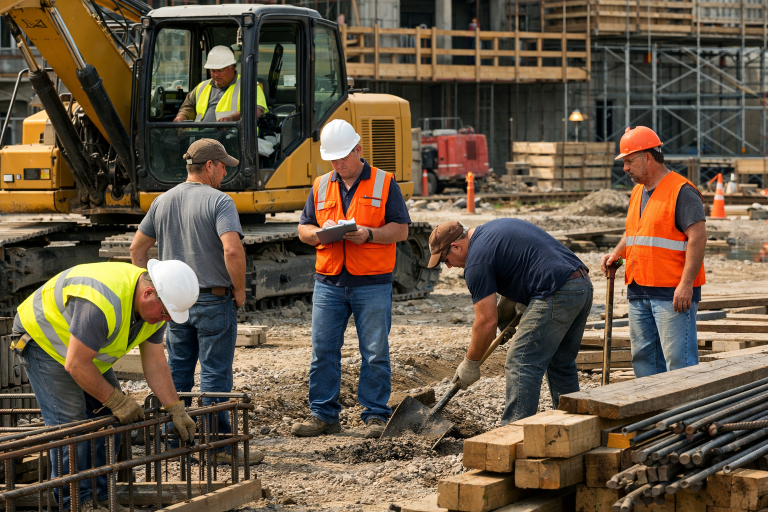
#> input picture M1/S2/Cryptography/TP/AES/HandCamera.png, 1536 x 1024 px, found by its file name (shown at 1/2 size)
$ python Code.py
#> lines starting #> are read from the running program, lines starting #| are printed output that depends on the picture; after the words box and inside, x2 and y2 are one past the last pixel; in counts of white or black regions, pixels touching at a corner belong together
#---------------Phase 1: Pre‑processing (Filtrage & Niveau de Gris)-----------------
#---------------Phase 1: Pre‑processing (Filtrage & Niveau de Gris)-----------------
import cv2
import numpy as np
import matplotlib.pyplot as plt

# Load the image (replace with your own image file)
img_bgr = cv2.imread('Images/HandCamera.png')
#> img_bgr is the input picture: shape (1024, 1536, 3); mean B, G, R 67.2, 86.6, 102.5
img_rgb = cv2.cvtColor(img_bgr, cv2.COLOR_BGR2RGB)   # for correct display with matplotlib

# Convert to grayscale (Haar cascade needs grayscale)
gray = cv2.cvtColor(img_bgr, cv2.COLOR_BGR2GRAY)
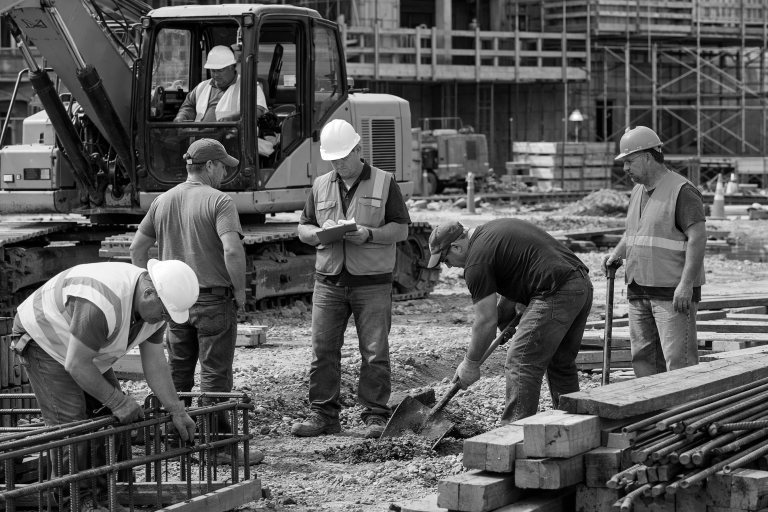
#> gray: shape (1024, 1536) (shown at 1/2 size); min 0, max 255, mean 89.1

# Apply Gaussian blur to smooth out noise (filtre passe‑bas)
blurred = cv2.GaussianBlur(gray, (5, 5), 0)

# Show the results
plt.figure(figsize=(12,4))
plt.subplot(1,3,1); plt.imshow(img_rgb); plt.title('Original Image'); plt.axis('off')
plt.subplot(1,3,2); plt.imshow(gray, cmap='gray'); plt.title('Grayscale'); plt.axis('off')
plt.subplot(1,3,3); plt.imshow(blurred, cmap='gray'); plt.title('After Gaussian Blur'); plt.axis('off')
plt.tight_layout()
plt.show()
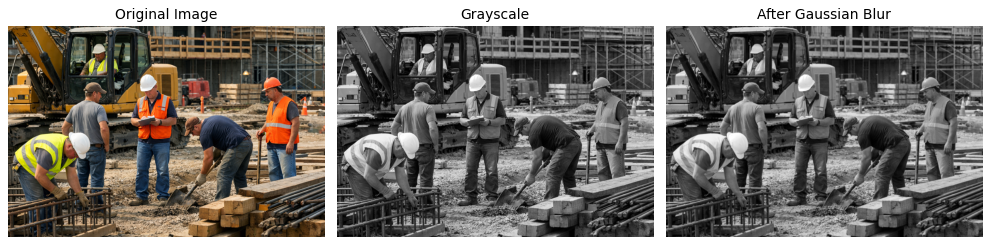
#> figure drawn by matplotlib, 3 panels

#---------------Phase 2: Person Detection with Haar Cascade (Pre‑trained ML)-----------------
#---------------Phase 2: Person Detection with Haar Cascade (Pre‑trained ML)-----------------

# Load the pre‑trained Haar cascade for full body
body_cascade = cv2.CascadeClassifier(cv2.data.haarcascades + 'haarcascade_fullbody.xml')

# Detect people in the grayscale image (less blurring preserves more features)
# Parameters: scaleFactor, minNeighbors, minSize can be adjusted
boxes = body_cascade.detectMultiScale(gray, scaleFactor=1.05, minNeighbors=3, minSize=(40, 80), flags=cv2.CASCADE_SCALE_IMAGE)
#> boxes = [[664, 346, 47, 94], [321, 798, 97, 194]]

# Draw bounding boxes on a copy of the original colour image
img_with_boxes = img_rgb.copy()
for (x, y, w, h) in boxes:
    cv2.rectangle(img_with_boxes, (x, y), (x+w, y+h), (255, 0, 0), 2)  # blue boxes
#> this loop made 2 passes
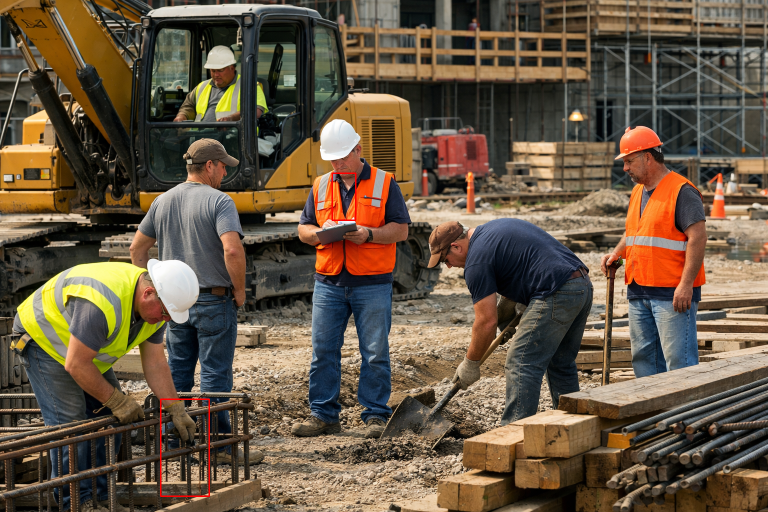
#> img_with_boxes: shape (1024, 1536, 3) (shown at 1/2 size); mean R, G, B 102.7, 86.5, 67.1

# Show the result
plt.figure(figsize=(8,6))
plt.imshow(img_with_boxes)
plt.title(f'Detected {len(boxes)} person(s)')
plt.axis('off')
plt.show()

#---------------Phase 3: Vest Detection inside Each Bounding Box-----------------
#---------------Phase 3: Vest Detection inside Each Bounding Box-----------------

#---------------Step 3.1: Extract ROI and Binarization (Seuillage)-----------------

def create_vest_mask(roi_bgr):
    """Return a binary mask of pixels that look like a yellow/orange safety vest."""
    # Convert ROI to HSV (easier for colour segmentation)
    hsv = cv2.cvtColor(roi_bgr, cv2.COLOR_BGR2HSV)

    # Define range for yellow/orange (you may need to tune these)
    lower_yellow = np.array([20, 100, 100])
    upper_yellow = np.array([35, 255, 255])

    # Create binary mask
    mask = cv2.inRange(hsv, lower_yellow, upper_yellow)
    return mask


# Test on the first detected person (if any)
if len(boxes) > 0:
    x, y, w, h = boxes[0]
#> x = 664; y = 346; w = 47; h = 94
    roi_bgr = img_bgr[y:y + h, x:x + w]  # crop from original BGR image
    roi_rgb = cv2.cvtColor(roi_bgr, cv2.COLOR_BGR2RGB)
    mask = create_vest_mask(roi_bgr)
#> in create_vest_mask, `hsv = cv2.cvtColor(roi_bgr, cv2.COLOR_BGR2HSV)`: hsv: shape (94, 47, 3); mean H, S, V 47.8, 160.7, 160.8
#> in create_vest_mask, `mask = cv2.inRange(hsv, lower_yellow, upper_yellow)`: mask: shape (94, 47); every value is 0

    plt.figure(figsize=(10, 4))
    plt.subplot(1, 3, 1);
    plt.imshow(roi_rgb);
    plt.title('ROI (person)');
    plt.axis('off')
    plt.subplot(1, 3, 2);
    plt.imshow(mask, cmap='gray');
    plt.title('Raw vest mask');
    plt.axis('off')
    plt.show()

# ---------------Step 3.2: Morphological Cleaning (Ouverture & Fermeture)-----------------

# Define a 3x3 structuring element (élément structurant)
kernel = np.ones((3,3), np.uint8)

# Opening: erosion then dilation – removes small noise
mask_opened = cv2.morphologyEx(mask, cv2.MORPH_OPEN, kernel)

# Closing: dilation then erosion – fills holes in the vest
mask_cleaned = cv2.morphologyEx(mask_opened, cv2.MORPH_CLOSE, kernel)

# Show the results
plt.figure(figsize=(15,4))
plt.subplot(1,4,1); plt.imshow(roi_rgb); plt.title('ROI'); plt.axis('off')
plt.subplot(1,4,2); plt.imshow(mask, cmap='gray'); plt.title('Raw mask'); plt.axis('off')
plt.subplot(1,4,3); plt.imshow(mask_opened, cmap='gray'); plt.title('After opening'); plt.axis('off')
plt.subplot(1,4,4); plt.imshow(mask_cleaned, cmap='gray'); plt.title('After closing'); plt.axis('off')
plt.tight_layout()
plt.show()

#---------------Step 3.3: Decision Rule (Vest Present?)-----------------

# Count white pixels (value 255) in the cleaned mask
vest_pixels = np.sum(mask_cleaned == 255)
#> vest_pixels = 0
roi_area = w * h
#> roi_area = 4418
vest_ratio = vest_pixels / roi_area
#> vest_ratio = 0

threshold = 0.1   # 10% of ROI area
vest_detected = vest_ratio > threshold
#> vest_detected = False

print(f"Vest pixels: {vest_pixels} / {roi_area} = {vest_ratio:.2%}")
#| Vest pixels: 0 / 4418 = 0.00%
print(f"Vest detected: {vest_detected}")
#| Vest detected: False

#---------------Phase 4: Final Output – Visualisation with Coloured Boxes-----------------
#---------------Phase 4: Final Output – Visualisation with Coloured Boxes-----------------

# Create a copy of the original colour image for final drawing
final_img = img_rgb.copy()

total_people = len(boxes)
#> total_people = 2
people_with_vest = 0

for (x, y, w, h) in boxes:
    roi_bgr = img_bgr[y:y + h, x:x + w]
    mask = create_vest_mask(roi_bgr)

    # Morphological cleaning
    mask = cv2.morphologyEx(mask, cv2.MORPH_OPEN, kernel)
    mask = cv2.morphologyEx(mask, cv2.MORPH_CLOSE, kernel)

    vest_pixels = np.sum(mask == 255)
    roi_area = w * h
    vest_ratio = vest_pixels / roi_area

    if vest_ratio > 0.1:  # threshold
        colour = (0, 255, 0)  # green
        people_with_vest += 1
    else:
        colour = (255, 0, 0)  # red (or you can use (255,0,0) for blue, but we'll use red for clarity)
        # Actually let's use red for "no vest": (255,0,0) in RGB is red? Wait: OpenCV uses BGR, but we are using RGB for display.
        # We'll define colours in RGB for matplotlib.
        colour = (255, 0, 0)  # red in RGB

    cv2.rectangle(final_img, (x, y), (x + w, y + h), colour, 3)
#> this loop made 2 passes
#> (x, y, w, h, lower_yellow in create_vest_mask, upper_yellow in create_vest_mask, vest_pixels, roi_area) on passes 1 to 2: (664, 346, 47, 94, [20, 100, 100], [35, 255, 255], 0, 4418), (321, 798, 97, 194, [20, 100, 100], [35, 255, 255], 0, 18818)
#> pass 2, `roi_bgr = img_bgr[y:y + h, x:x + w]`:
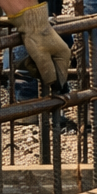
#> roi_bgr: shape (194, 97, 3); mean B, G, R 54.9, 70.8, 84.9
#> pass 2, in create_vest_mask (call 3), `mask = cv2.inRange(hsv, lower_yellow, upper_yellow)`:
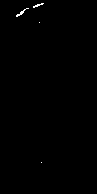
#> mask: shape (194, 97); 0.27% white in thin lines or dots, all inside (x1, y1, x2, y2) = (16, 3, 44, 163)
#> after the loop:
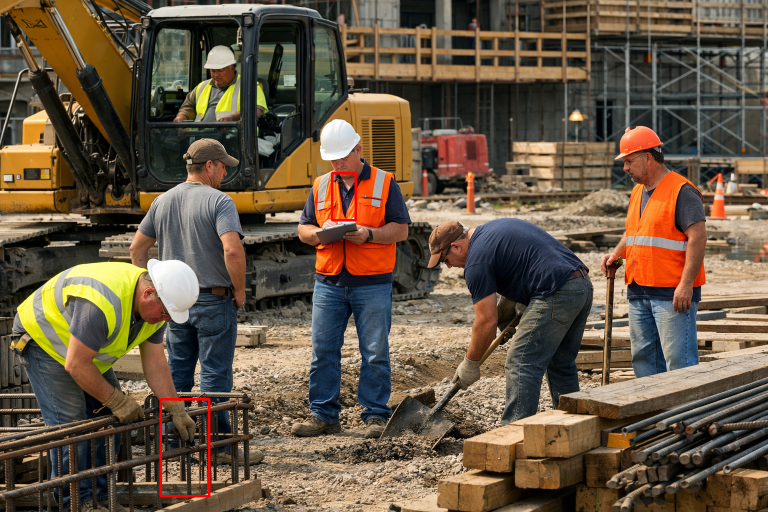
#> final_img: shape (1024, 1536, 3) (shown at 1/2 size); mean R, G, B 102.9, 86.4, 67.1
#> after the loop, people_with_vest = 0

# Add text with statistics
text = f'Total people: {total_people} | With vest: {people_with_vest} | Without: {total_people - people_with_vest}'
cv2.putText(final_img, text, (10, 30), cv2.FONT_HERSHEY_SIMPLEX, 0.8, (0, 0, 0), 2, cv2.LINE_AA)
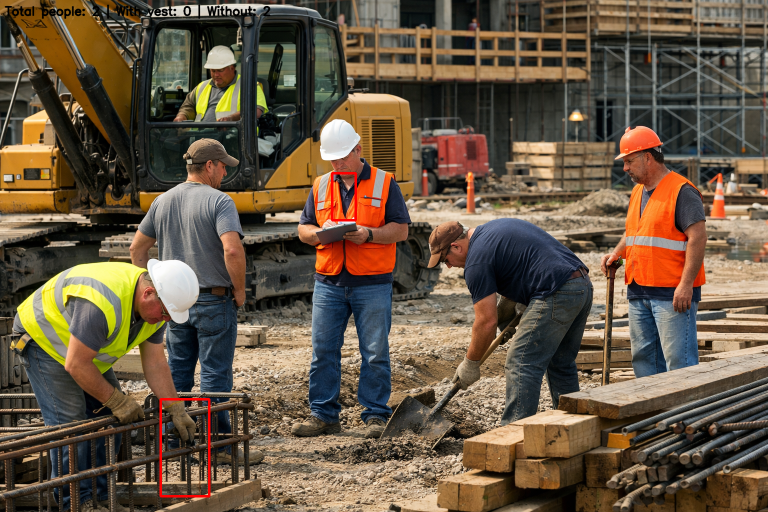
#> final_img: shape (1024, 1536, 3) (shown at 1/2 size); 0.36% of pixels changed, all inside (x1, y1, x2, y2) = (8, 8, 542, 38)

# Show the final result
plt.figure(figsize=(12, 8))
plt.imshow(final_img)
plt.title('PPE Detection Result')
plt.axis('off')
plt.show()
